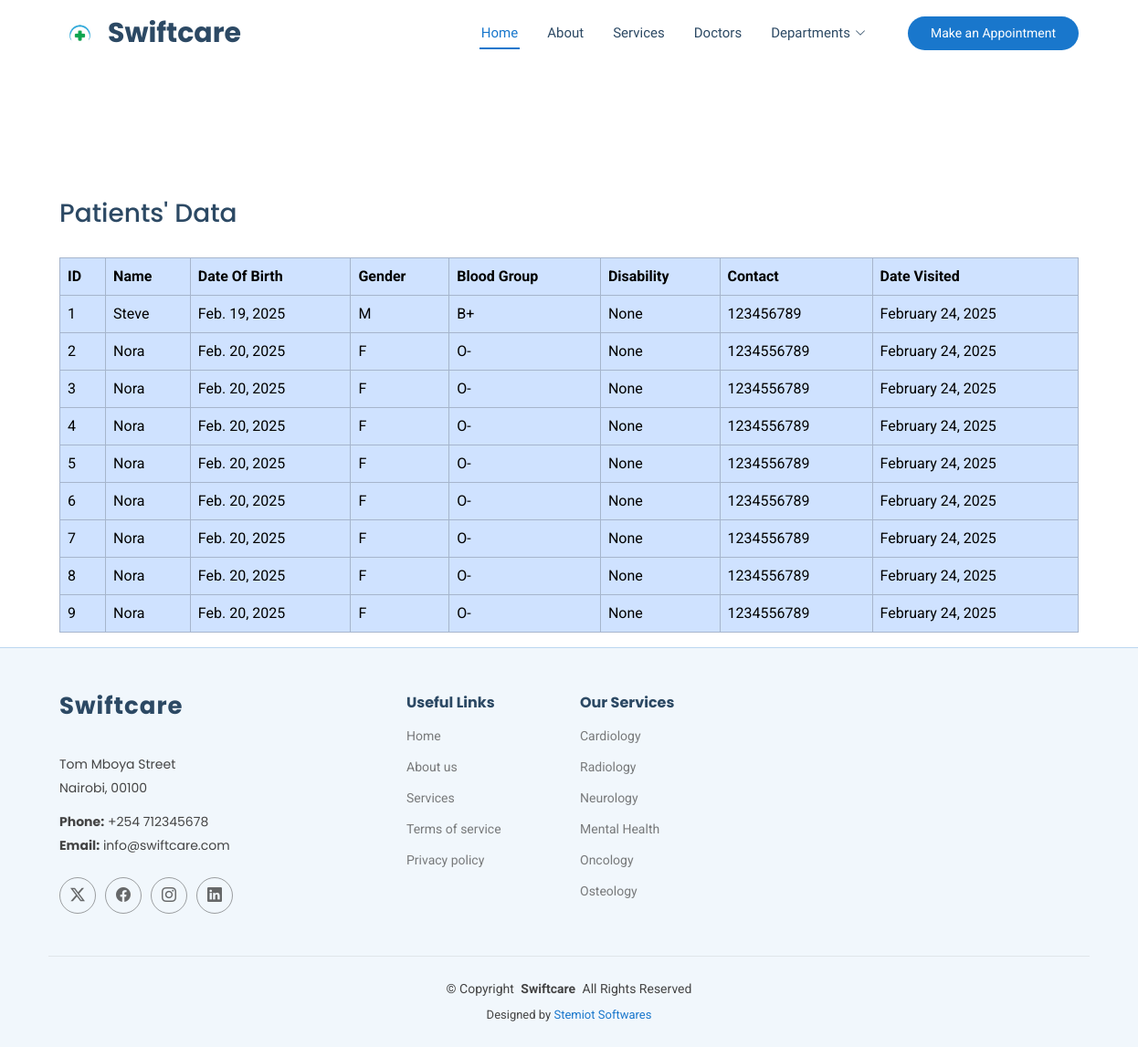
/registered_patients, run on an earlier commit of the app's database.
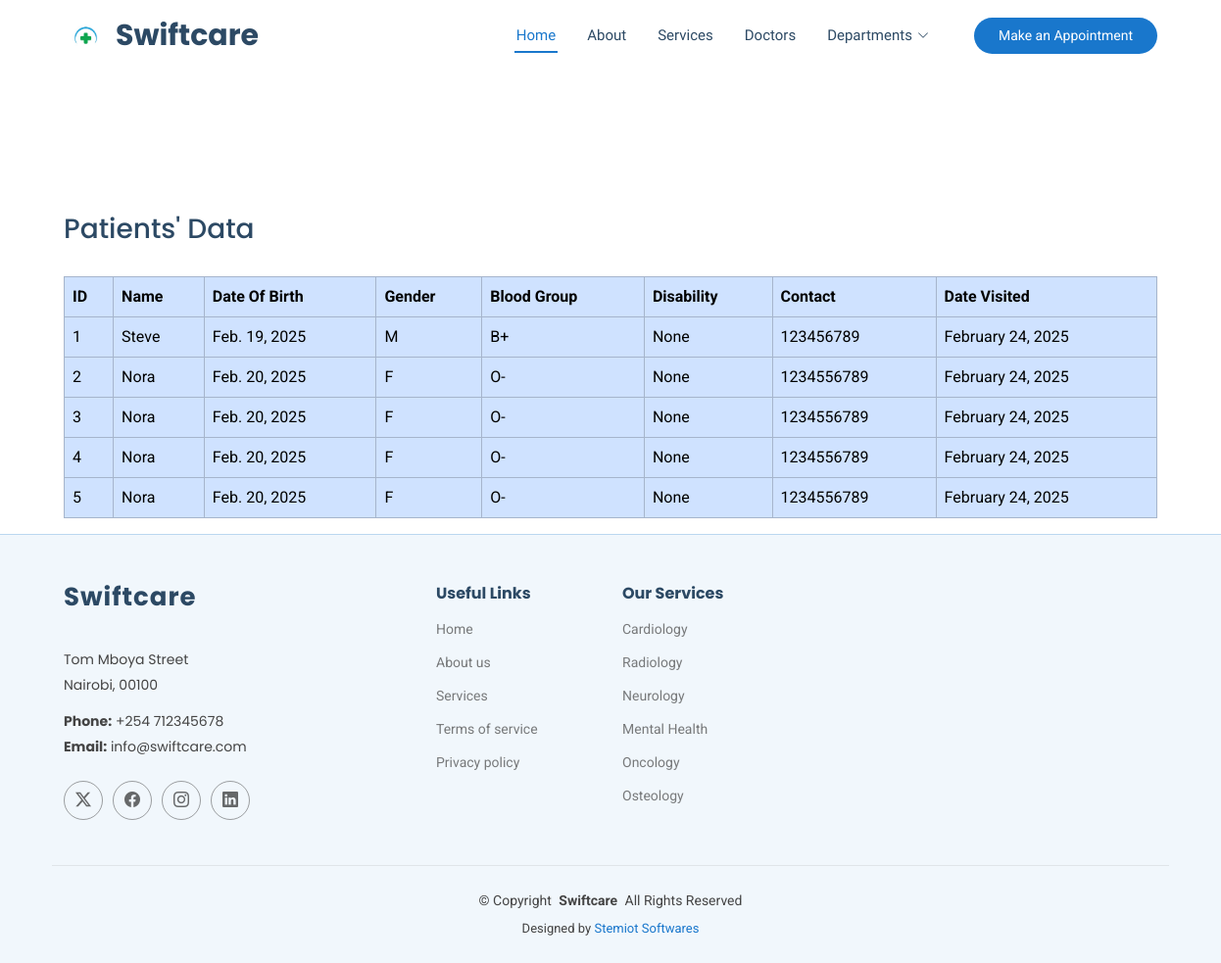
And on a later commit of the database.
### swiftcare/models.py (models this page shows, shortened)
class Patient(models.Model):
    filled_at=models.DateTimeField(auto_now_add=True)
    patient_name = models.CharField(max_length=100)
    patient_dob = models.DateField()
    GENDER_CHOICES = [
        ('M', 'Male'),
        ('F', 'Female'),
        ('O', 'Other'),
    ]
    patient_gender = models.CharField(max_length=10, choices=GENDER_CHOICES, default='M')
    BLOOD_GROUP_CHOICES = [
        ('A+', 'A+'),
        ('A-', 'A-'),
        ('B+', 'B+'),
        ('B-', 'B-'),
        ('AB+', 'AB+'),
        ('AB-', 'AB-'),
        ('O+', 'O+'),
        ('O-', 'O-'),
    ]
    patient_bloodGroup = models.CharField(max_length=3, choices= BLOOD_GROUP_CHOICES, default='O+')
    patient_disability = models.CharField(max_length=50)
    patient_contact = models.CharField(max_length=50)

### swiftcare/views.py (the view)
# urls.py: path('registered_patients',views.registered_patients,name='registered_patients'),
def registered_patients(request):
    patients = Patient.objects.all()
    return render(request,'registered_patients.html',{'patients':patients})

### swiftcare/templates/registered_patients.html (shortened to what this page needs)
{% load static %}
<!DOCTYPE html>
<html lang="en">
<head>
  <link href="{% static 'assets/vendor/bootstrap/css/bootstrap.min.css' %}" rel="stylesheet">
  <link href="{% static 'assets/vendor/bootstrap-icons/bootstrap-icons.css' %}" rel="stylesheet">
  <link href="{%  static 'assets/vendor/aos/aos.css' %}" rel="stylesheet">
  <link href="{%  static 'assets/vendor/fontawesome-free/css/all.min.css' %}" rel="stylesheet">
  <link href="{%  static 'assets/vendor/glightbox/css/glightbox.min.css' %}" rel="stylesheet">
  <link href="{%  static 'assets/vendor/swiper/swiper-bundle.min.css' %}" rel="stylesheet">
  <link href="{%  static 'assets/css/main.css' %}" rel="stylesheet">
</head>
<body class="index-page">
  <header id="header" class="header sticky-top">
    <div class="branding d-flex align-items-center">
      <div class="container position-relative d-flex align-items-center justify-content-between">
        <a href="index.html" class="logo d-flex align-items-center me-auto">
           <img src="{% static 'assets/img/logo1.jpg' %}" alt="">
          <h1 class="sitename">Swiftcare</h1>
        </a>
        <nav id="navmenu" class="navmenu">
          <ul>
            <li><a href="#hero" class="active">Home<br></a></li>
            <li><a href="#about">About</a></li>
            <li><a href="#services">Services</a></li>
            <li><a href="{% url 'doctors' %}">Doctors</a></li>
            <li class="dropdown"><a href="#"><span>Departments</span> <i class="bi bi-chevron-down toggle-dropdown"></i></a>
            </li>
          </ul>
        </nav>
        <a class="cta-btn d-none d-sm-block" href="#appointment">Make an Appointment</a>
      </div>
    </div>
  </header>
  <main class="main">
  <br><br><br><br><br>
  <div class="container"><br>
      <h3>Patients' Data</h3>
      <table class="table table-bordered table-hover  table-primary"><br>
   <th>ID</th>
        <th>Name</th>
        <th>Date Of Birth</th>
        <th>Gender</th>
      <th>Blood Group</th>
      <th>Disability</th>
      <th>Contact</th>
      <th>Date Visited</th>
          {% for patient in patients %}
               <tr>
        <td>{{ forloop.counter }}</td>
        <td>{{ patient.patient_name }}</td>
        <td>{{ patient.patient_dob }}</td>
        <td>{{ patient.patient_gender }}</td>
        <td>{{ patient.patient_bloodGroup }}</td>
        <td>{{ patient.patient_disability }}</td>
        <td>{{ patient.patient_contact }}</td>
        <td>{{ patient.filled_at|date:"F j, Y" }}</td>
    </tr>
          {% endfor %}
</table>
  </div>
       </main>
  <footer id="footer" class="footer light-background">
    <div class="container footer-top">
      <div class="row gy-4">
        <div class="col-lg-4 col-md-6 footer-about">
          <a href="index.html" class="logo d-flex align-items-center">
            <span class="sitename">Swiftcare</span>
          </a>
          <div class="footer-contact pt-3">
            <p>Tom Mboya Street</p>
            <p>Nairobi, 00100</p>
            <p class="mt-3"><strong>Phone:</strong> <span>+254 712345678</span></p>
            <p><strong>Email:</strong> <span>info@swiftcare.com</span></p>
          </div>
          <div class="social-links d-flex mt-4">
            <a href=""><i class="bi bi-twitter-x"></i></a>
            <a href=""><i class="bi bi-facebook"></i></a>
            <a href=""><i class="bi bi-instagram"></i></a>
            <a href=""><i class="bi bi-linkedin"></i></a>
          </div>
        </div>
        <div class="col-lg-2 col-md-3 footer-links">
          <h4>Useful Links</h4>
          <ul>
            <li><a href="#">Home</a></li>
            <li><a href="#">About us</a></li>
            <li><a href="#">Services</a></li>
            <li><a href="#">Terms of service</a></li>
            <li><a href="#">Privacy policy</a></li>
          </ul>
        </div>
        <div class="col-lg-2 col-md-3 footer-links">
          <h4>Our Services</h4>
          <ul>
            <li><a href="#">Cardiology</a></li>
            <li><a href="#">Radiology</a></li>
            <li><a href="#">Neurology</a></li>
            <li><a href="#">Mental Health</a></li>
            <li><a href="#">Oncology</a></li>
            <li><a href="#">Osteology</a></li>
          </ul>
        </div>
      </div>
    </div>
    <div class="container copyright text-center mt-4">
      <p>© <span>Copyright</span> <strong class="px-1 sitename">Swiftcare</strong> <span>All Rights Reserved</span></p>
      <div class="credits">
        Designed by <a href="https://stemiotsoftwares.onrender.com/">Stemiot Softwares</a>
      </div>
    </div>
  </footer>
</body>
</html>

What changed in the data, as far as the page shows it:
removed Patient: patient_name "Nora", patient_dob "Feb. 20, 2025", patient_gender "F", patient_bloodGroup "O-", patient_disability "None", patient_contact "1234556789", filled_at "February 24, 2025"
removed Patient: patient_name "Nora", patient_dob "Feb. 20, 2025", patient_gender "F", patient_bloodGroup "O-", patient_disability "None", patient_contact "1234556789", filled_at "February 24, 2025"
removed Patient: patient_name "Nora", patient_dob "Feb. 20, 2025", patient_gender "F", patient_bloodGroup "O-", patient_disability "None", patient_contact "1234556789", filled_at "February 24, 2025"
removed Patient: patient_name "Nora", patient_dob "Feb. 20, 2025", patient_gender "F", patient_bloodGroup "O-", patient_disability "None", patient_contact "1234556789", filled_at "February 24, 2025"
